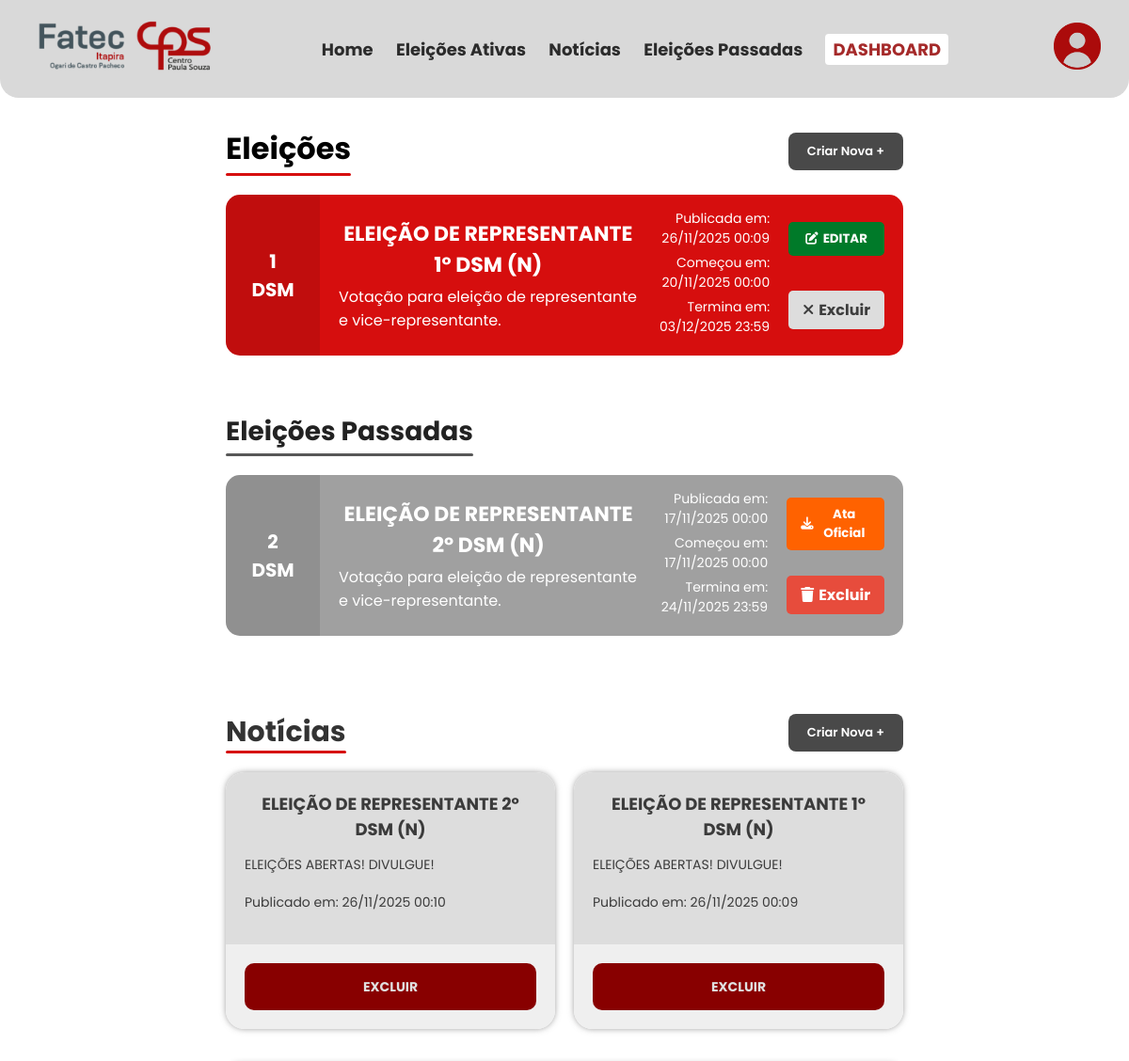
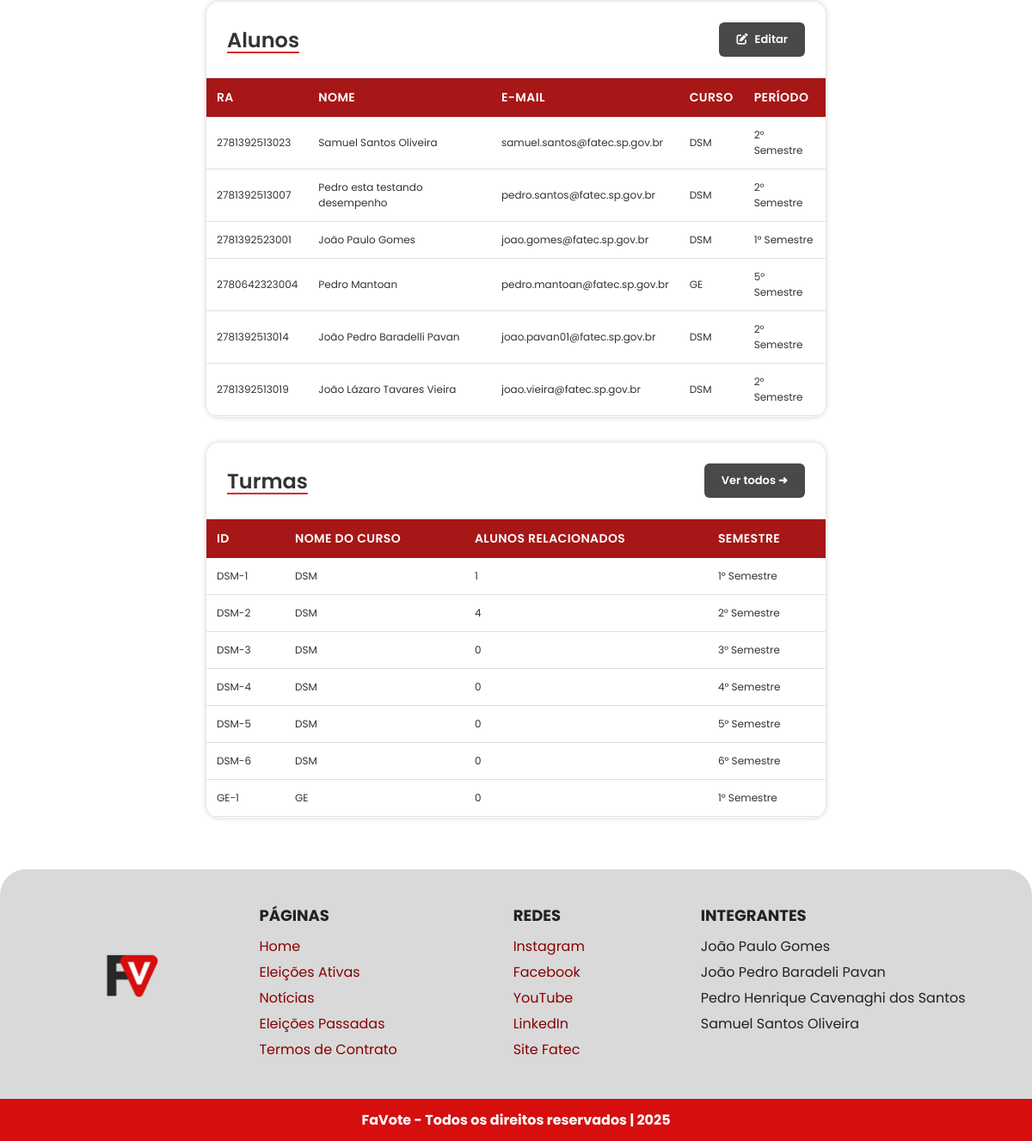
The page /Pages/dashboard.php (signed in) on the database its author committed (2 pictures, top to bottom).
### tables this page shows
CREATE TABLE `eleicoes` (
  `id` int(11) NOT NULL,
  `titulo` varchar(100) NOT NULL,
  `descricao` text DEFAULT NULL,
  `dataPostagem` datetime NOT NULL DEFAULT current_timestamp(),
  `data_inicio` datetime NOT NULL,
  `data_fim` datetime NOT NULL,
  `ativa` tinyint(1) DEFAULT 1,
  `turma_id` int(11) NOT NULL
);

CREATE TABLE `semestres` (
  `id` int(11) NOT NULL,
  `nome` varchar(20) NOT NULL
);

CREATE TABLE `cursos` (
  `id` int(11) NOT NULL,
  `nome` varchar(50) NOT NULL
);

CREATE TABLE `noticias` (
  `id` int(11) NOT NULL,
  `titulo` varchar(250) NOT NULL,
  `descricao` varchar(250) NOT NULL,
  `dataPublicacao` datetime NOT NULL DEFAULT current_timestamp()
);

CREATE TABLE `alunos` (
  `id` int(11) NOT NULL,
  `ra` varchar(20) NOT NULL,
  `nome` varchar(100) NOT NULL,
  `email_institucional` varchar(100) NOT NULL,
  `senha` varchar(255) NOT NULL,
  `turma_id` int(11) DEFAULT NULL,
  `criado_data` timestamp NOT NULL DEFAULT current_timestamp(),
  `atualizado_data` timestamp NOT NULL DEFAULT current_timestamp() ON UPDATE current_timestamp()
);

CREATE TABLE `turmas` (
  `id` int(11) NOT NULL,
  `curso_id` int(11) NOT NULL,
  `semestre_id` int(11) NOT NULL
);

### Pages/dashboard.php (the view, shortened to what the rows shown need)
<?php
include '../php/config.php';
$sqlEleicoesAtivas = "
    SELECT
        e.*,
        t.id AS turma_id,
        c.nome AS curso_nome,
        s.nome AS semestre_nome
    FROM eleicoes e
    LEFT JOIN turmas t ON e.turma_id = t.id
    LEFT JOIN cursos c ON t.curso_id = c.id
    LEFT JOIN semestres s ON t.semestre_id = s.id
    WHERE e.ativa = 1
    ORDER BY e.dataPostagem DESC
";
$resultAtivas = $conexao->query($sqlEleicoesAtivas);
$sqlEleicoesPassadas = "
    SELECT
        e.*,
        t.id AS turma_id,
        c.nome AS curso_nome,
        s.nome AS semestre_nome
    FROM eleicoes e
    LEFT JOIN turmas t ON e.turma_id = t.id
    LEFT JOIN cursos c ON t.curso_id = c.id
    LEFT JOIN semestres s ON t.semestre_id = s.id
    WHERE e.ativa = 0
    ORDER BY e.dataPostagem DESC
";
$resultPassadas = $conexao->query($sqlEleicoesPassadas);
$sqlNoticias = "SELECT * FROM noticias ORDER BY dataPublicacao DESC";
$resultNoticias = $conexao->query($sqlNoticias);
$sqlUsuarios = "
    SELECT
        a.id AS aluno_id,
        a.ra,
        a.nome,
        a.email_institucional,
        c.nome AS curso_nome,
        s.nome AS semestre_nome
    FROM alunos a
    LEFT JOIN turmas t ON a.turma_id = t.id
    LEFT JOIN cursos c ON t.curso_id = c.id
    LEFT JOIN semestres s ON t.semestre_id = s.id WHERE a.id <> 1
    LIMIT 15
";
$resultUsuarios = $conexao->query($sqlUsuarios);
$sqlTurmas = "
    SELECT
        t.id AS turma_id,
        c.id AS curso_id,
        c.nome AS curso_nome,
        s.nome AS semestre_nome,
        COUNT(a.id) AS qtd_alunos
    FROM turmas t
    LEFT JOIN cursos c ON t.curso_id = c.id
    LEFT JOIN semestres s ON t.semestre_id = s.id
    LEFT JOIN alunos a ON a.turma_id = t.id
    GROUP BY t.id
    LIMIT 7
";
$resultTurmas = $conexao->query($sqlTurmas);
?>
<!DOCTYPE html>
<html lang="pt-br">
<head>
    <link rel="stylesheet" href="../Styles/dashboard.css">
    <link rel="stylesheet" href="https://cdnjs.cloudflare.com/ajax/libs/animate.css/4.1.1/animate.min.css" />
    <link rel="stylesheet" href="https://cdnjs.cloudflare.com/ajax/libs/font-awesome/6.5.0/css/all.min.css">
    <link rel="stylesheet" href="https://cdnjs.cloudflare.com/ajax/libs/font-awesome/6.5.0/css/all.min.css">
</head>
<body>
    <main class="main-content">
        <div class="section-header">
            <h1>Eleições</h1>
        </div>
        <div class="elections-active">
            <?php if ($resultAtivas && $resultAtivas->num_rows > 0): ?>
                <?php foreach ($resultAtivas as $row): ?>
                    <div class="election-card">
                        <div class="election-id">
                            <?php
                            $semestre = $row['semestre_nome'] ?? '-';
                            $semestre = preg_replace('/[^0-9]/', '', $semestre);
                            ?>
                            <span><?= htmlspecialchars($semestre) ?></span>
                            <span><?= htmlspecialchars($row['curso_nome'] ?? '-') ?></span>
                        </div>
                        <div class="election-details">
                            <div class="election-info">
                                <div class="election-title">
                                    <?= htmlspecialchars($row['titulo']) ?>
                                </div>
                                <div class="election-description">
                                    <?= htmlspecialchars($row['descricao']) ?>
                                </div>
                            </div>
                            <div class="election-dates">
                                <div class="election-date">
                                    Publicada em: <?= date('d/m/Y H:i', strtotime($row['dataPostagem'])) ?>
                                </div>
                                <div class="election-date">
                                    Começou em: <?= date('d/m/Y H:i', strtotime($row['data_inicio'])) ?>
                                </div>
                                <div class="election-date">
                                    Termina em: <?= date('d/m/Y H:i', strtotime($row['data_fim'])) ?>
                                </div>
                            </div>
                            <div class="election-actions">
                                <button type="button" onclick="abrirModalEditar(<?= $row['id'] ?>)" class="btn-edit">
                                    <i class="fas fa-edit" style="margin-right: 5px;"></i> EDITAR
                                </button>
                                <a href="dashboard.php?id=<?= $row['id'] ?>" class="btn-cancel"
                                    id="btnCancelar<?= $row['id'] ?>"
                                    onclick="return confirm('AVISO: Você está prestes a cancelar/excluir “<?= htmlspecialchars($row['titulo']) ?>”, criada em <?= date('d/m/Y H:i', strtotime($row['dataPostagem'])) ?>')">
                                    <i class="fas fa-times" style="margin-right: 5px;"></i> Excluir
                                </a>
                            </div>
                        </div>
                    </div>
                <?php endforeach; ?>
            <?php else: ?>
                <p>Nenhuma eleição ativa encontrada.</p>
            <?php endif; ?>
        </div>
        <h2 class="section-title">Eleições Passadas</h2>
        <div class="elections-past">
            <?php if ($resultPassadas && $resultPassadas->num_rows > 0): ?>
                <?php foreach ($resultPassadas as $row): ?>
                    <div class="election-card election-past">
                        <div class="election-id">
                            <?php
                            $semestre = $row['semestre_nome'] ?? '-';
                            $semestre = preg_replace('/[^0-9]/', '', $semestre);
                            ?>
                            <span><?= htmlspecialchars($semestre) ?></span>
                            <span><?= htmlspecialchars($row['curso_nome'] ?? '-') ?></span>
                        </div>
                        <div class="election-details">
                            <div class="election-info">
                                <div class="election-title">
                                    <?= htmlspecialchars($row['titulo']) ?>
                                </div>
                                <div class="election-description">
                                    <?= htmlspecialchars($row['descricao']) ?>
                                </div>
                            </div>
                            <div class="election-dates">
                                <div class="election-date">
                                    Publicada em: <?= date('d/m/Y H:i', strtotime($row['dataPostagem'])) ?>
                                </div>
                                <div class="election-date">
                                    Começou em: <?= date('d/m/Y H:i', strtotime($row['data_inicio'])) ?>
                                </div>
                                <div class="election-date">
                                    Termina em: <?= date('d/m/Y H:i', strtotime($row['data_fim'])) ?>
                                </div>
                            </div>
                            <div class="election-actions">
                                <button onclick="gerarAtaPDF(<?= $row['id'] ?>)" class="btn-pdf" id="btnPdf<?= $row['id'] ?>">
                                    <i class="fa-solid fa-download" style="margin-right: 5px;"></i>
                                    Ata Oficial
                                </button>
                                <a href="dashboard.php?id=<?= $row['id'] ?>" class="btn-delete" id="btnExcluir<?= $row['id'] ?>"
                                    onclick="return confirm('AVISO: Você está prestes a cancelar/excluir “<?= htmlspecialchars($row['titulo']) ?>”, criada em <?= date('d/m/Y H:i', strtotime($row['dataPostagem'])) ?>')">
                                    <i class="fas fa-trash" style="margin-right: 5px;"></i> Excluir
                                </a>
                            </div>
                        </div>
                    </div>
                <?php endforeach; ?>
            <?php else: ?>
                <p>Nenhuma eleição passada encontrada.</p>
            <?php endif; ?>
        </div>
        <div class="news-section">
            <div class="news-header">
                <h2>Notícias</h2>
            </div>
            <div class="news-cards">
                <?php if ($resultNoticias && $resultNoticias->num_rows > 0): ?>
                    <?php foreach ($resultNoticias as $noticia): ?>
                        <div class="news-card">
                            <div class="card-content">
                                <h3><?= htmlspecialchars($noticia['titulo']) ?></h3>
                                <p><?= nl2br(htmlspecialchars($noticia['descricao'])) ?></p>
                                <p class="publication-date">
                                    Publicado em: <?= date('d/m/Y H:i', strtotime($noticia['dataPublicacao'])) ?>
                                </p>
                            </div>
                            <div class="card-actions">
                                <a href="../php/excluir_noticia.php?id=<?= $noticia['id'] ?>" class="delete-btn"
                                    onclick="return confirm('AVISO: Você está prestes a excluir a notícia “<?= htmlspecialchars($noticia['titulo']) ?>”, criada em <?= date('d/m/Y H:i', strtotime($noticia['dataPublicacao'])) ?>')">
                                    EXCLUIR
                                </a>
                            </div>
                        </div>
                    <?php endforeach; ?>
                <?php else: ?>
                    <p>Nenhuma notícia publicada ainda.</p>
                <?php endif; ?>
            </div>
        </div>
        <div class="container" style="margin-top: 5%;">
            <div class="table-header">
                <h2>Alunos</h2>
            </div>
            <div class="table-container">
                <table>
                    <thead>
                        <tr>
                            <th>RA</th>
                            <th>Nome</th>
                            <th>E-Mail</th>
                            <th>Curso</th>
                            <th>Período</th>
                        </tr>
                    </thead>
                    <tbody id="usuarios-tbody">
                        <?php
                        if ($resultUsuarios && $resultUsuarios->num_rows > 0) {
                            while ($usuario = $resultUsuarios->fetch_assoc()) {
                                echo '<tr>';
                                echo '  <td>' . htmlspecialchars($usuario['ra']) . '</td>';
                                echo '  <td>' . htmlspecialchars($usuario['nome']) . '</td>';
                                echo '  <td>' . htmlspecialchars($usuario['email_institucional']) . '</td>';
                                echo '  <td>' . htmlspecialchars($usuario['curso_nome'] ?? '-') . '</td>';
                                echo '  <td>' . htmlspecialchars($usuario['semestre_nome'] ?? '-') . '</td>';
                                echo '</tr>';
                            }
                        } else {
                            echo '<tr><td colspan="7">Nenhum usuário encontrado.</td></tr>';
                        }
                        ?>
                    </tbody>
                </table>
            </div>
        </div>
        <div class="container">
            <div class="table-header">
                <h2>Turmas</h2>
            </div>
            <div class="table-container">
                <table>
                    <thead>
                        <tr>
                            <th>ID</th>
                            <th>Nome do Curso</th>
                            <th>Alunos Relacionados</th>
                            <th>Semestre</th>
                        </tr>
                    </thead>
                    <tbody id="turmas-tbody">
                        <?php
                        if ($resultTurmas && $resultTurmas->num_rows > 0) {
                            while ($turma = $resultTurmas->fetch_assoc()) {
                                $siglaCurso = '';
                                switch ($turma['curso_id']) {
                                    case 1:
                                        $siglaCurso = 'DSM';
                                        break;
                                    case 2:
                                        $siglaCurso = 'GE';
                                        break;
                                }
                                $idFormatado = $siglaCurso . '-' . preg_replace('/[^0-9]/', '', $turma['semestre_nome']);
                                echo '<tr>';
                                echo '  <td>' . $idFormatado . '</td>';
                                echo '  <td>' . htmlspecialchars($turma['curso_nome']) . '</td>';
                                echo '  <td>' . $turma['qtd_alunos'] . '</td>';
                                echo '  <td>' . htmlspecialchars($turma['semestre_nome']) . '</td>';
                                echo '</tr>';
                            }
                        } else {
                            echo '<tr><td colspan="5">Nenhuma turma encontrada.</td></tr>';
                        }
                        ?>
                    </tbody>
                </table>
            </div>
        </div>
    </main>
</body>
</html>

### rows shown on the page
eleicoes: semestres.nome "1", cursos.nome "DSM", titulo "ELEIÇÃO DE REPRESENTANTE 1º DSM (N)", descricao "Votação para eleição de representante e vice-representante.", dataPostagem "26/11/2025 00:09", data_inicio "20/11/2025 00:00", data_fim "03/12/2025 23:59"
eleicoes: semestres.nome "2", cursos.nome "DSM", titulo "ELEIÇÃO DE REPRESENTANTE 2º DSM (N)", descricao "Votação para eleição de representante e vice-representante.", dataPostagem "17/11/2025 00:00", data_inicio "17/11/2025 00:00", data_fim "24/11/2025 23:59"
noticias: titulo "ELEIÇÃO DE REPRESENTANTE 2º DSM (N)", descricao "ELEIÇÕES ABERTAS! DIVULGUE!", dataPublicacao "26/11/2025 00:10"
noticias: titulo "ELEIÇÃO DE REPRESENTANTE 1º DSM (N)", descricao "ELEIÇÕES ABERTAS! DIVULGUE!", dataPublicacao "26/11/2025 00:09"
alunos: ra "2781392513023", nome "Samuel Santos Oliveira", email_institucional "samuel.santos@fatec.sp.gov.br", cursos.nome "DSM", semestres.nome "2° Semestre"
alunos: ra "2781392513007", nome "Pedro esta testando desempenho", email_institucional "pedro.santos@fatec.sp.gov.br", cursos.nome "DSM", semestres.nome "2° Semestre"
alunos: ra "2781392523001", nome "João Paulo Gomes", email_institucional "joao.gomes@fatec.sp.gov.br", cursos.nome "DSM", semestres.nome "1° Semestre"
alunos: ra "2780642323004", nome "Pedro Mantoan", email_institucional "pedro.mantoan@fatec.sp.gov.br", cursos.nome "GE", semestres.nome "5° Semestre"
alunos: ra "2781392513014", nome "João Pedro Baradelli Pavan", email_institucional "joao.pavan01@fatec.sp.gov.br", cursos.nome "DSM", semestres.nome "2° Semestre"
alunos: ra "2781392513019", nome "João Lázaro Tavares Vieira", email_institucional "joao.vieira@fatec.sp.gov.br", cursos.nome "DSM", semestres.nome "2° Semestre"
turmas: curso.nome "DSM-1", curso.nome "DSM", qtd_alunos "1", semestre.nome "1° Semestre"
turmas: curso.nome "DSM-2", curso.nome "DSM", qtd_alunos "4", semestre.nome "2° Semestre"
turmas: curso.nome "DSM-3", curso.nome "DSM", qtd_alunos "0", semestre.nome "3° Semestre"
turmas: curso.nome "DSM-4", curso.nome "DSM", qtd_alunos "0", semestre.nome "4° Semestre"
turmas: curso.nome "DSM-5", curso.nome "DSM", qtd_alunos "0", semestre.nome "5° Semestre"
turmas: curso.nome "DSM-6", curso.nome "DSM", qtd_alunos "0", semestre.nome "6° Semestre"
turmas: curso.nome "GE-1", curso.nome "GE", qtd_alunos "0", semestre.nome "1° Semestre"
